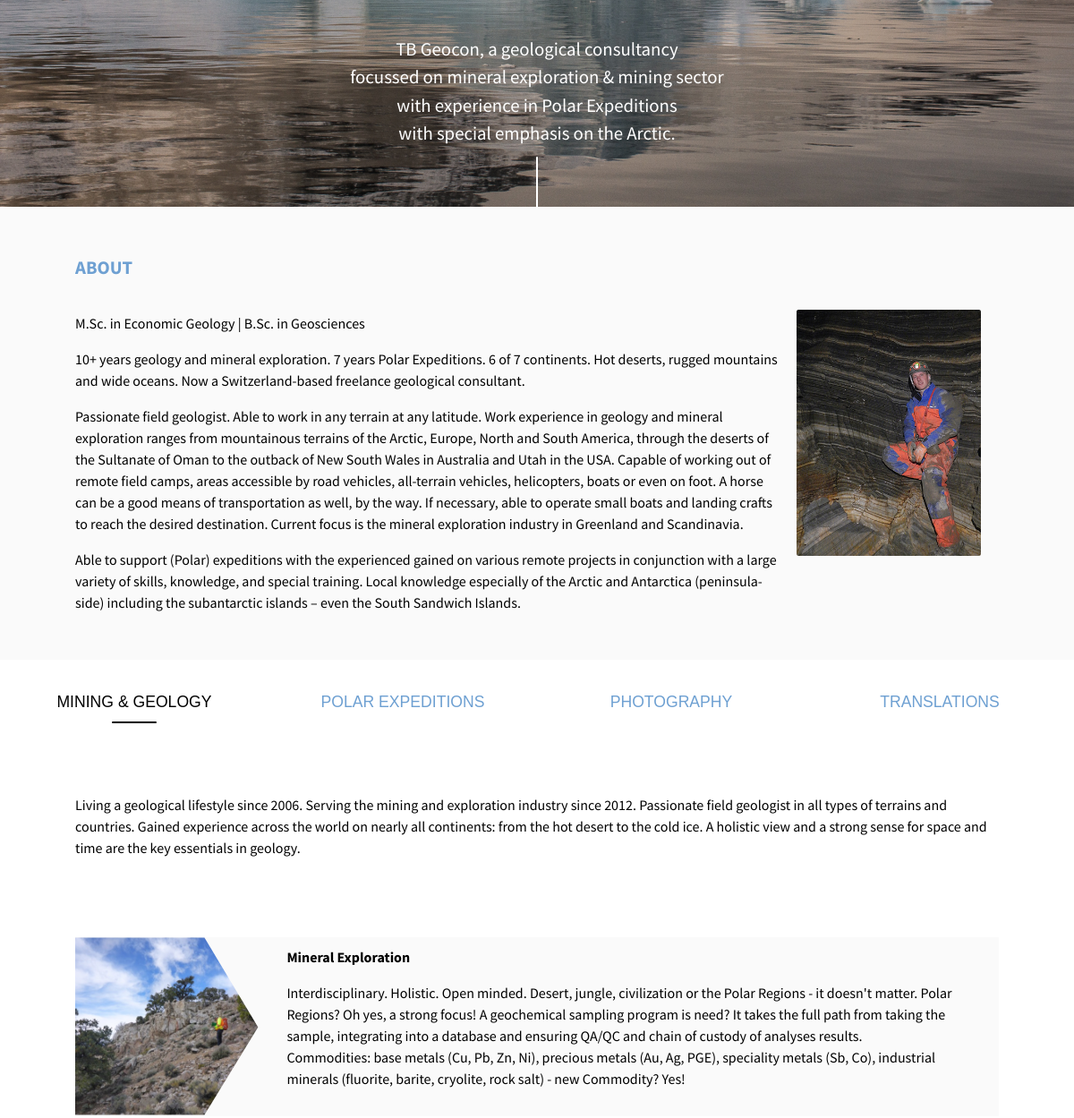
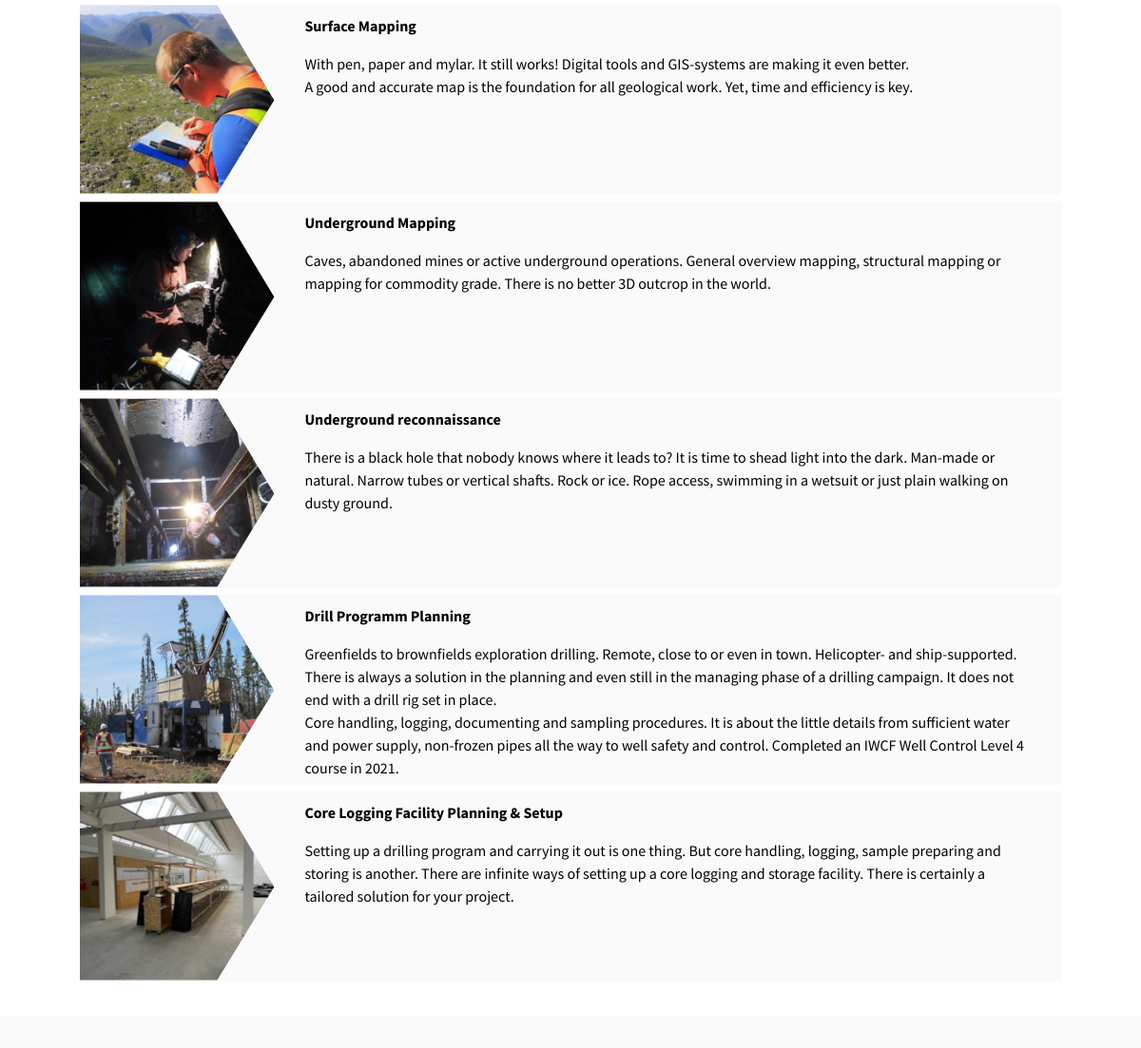
Before: / (middle part) with the older database file (2 pictures, top to bottom).
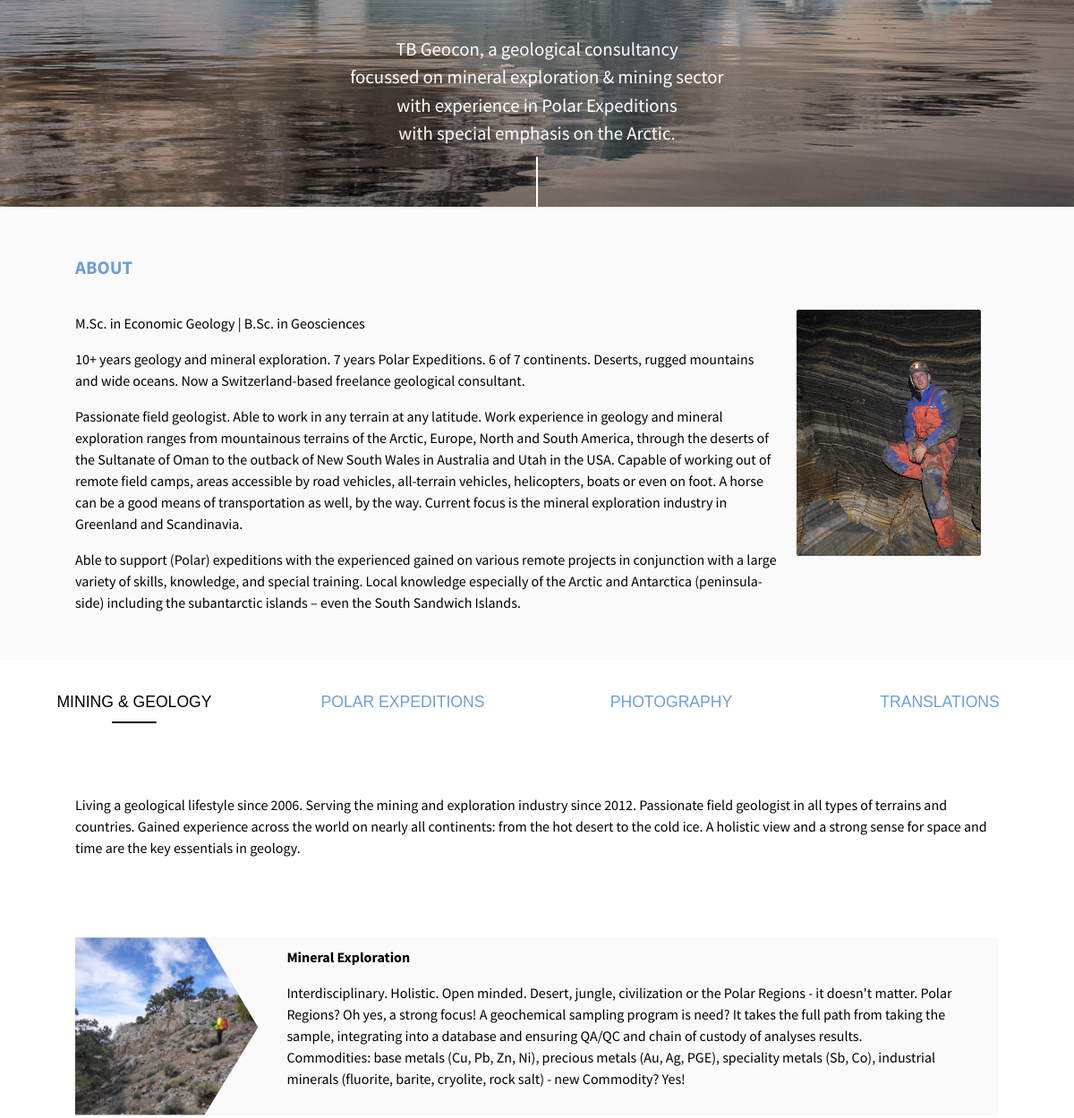
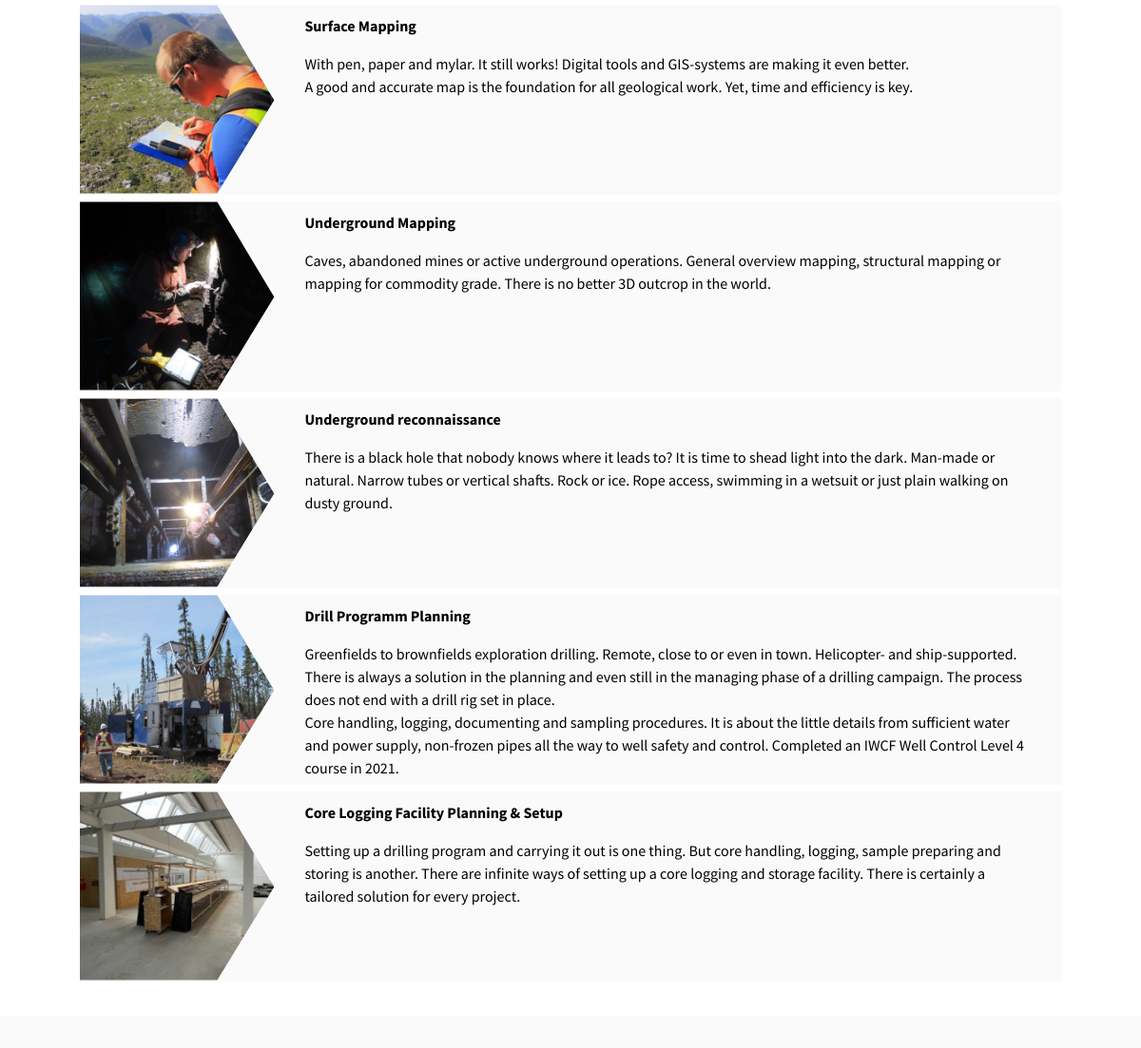
After: the same page with the newer database file (2 pictures, top to bottom).
### main/models.py (models this page shows, shortened)
class Section(models.Model):
    MAIN_SECTIONS = [
        ("about", "About"),
        ("mining", "Mining & Geology"),
        ("polar", "Polar Expeditions"),
        ("photo", "Photography"),
        ("translations", "Translations"),
        ("contact", "Contact"),
        ("impressum", "Impressum"),
        ("legal", "Data Protection"),
    ]
    title = models.CharField(choices = MAIN_SECTIONS, max_length=50)
    title_de = models.CharField(max_length=50, blank=True)
    img = models.ImageField(upload_to='uploads', blank=True, null=True)
    img_alt = models.CharField(max_length=50, blank=True, null=True)
    text = models.TextField()
    text_de = models.TextField(blank=True)
    sub_sections = models.ManyToManyField(Sub_Section, blank=True)
    logos = models.ManyToManyField(Logo, blank=True)

class Sub_Section(models.Model):
    title = models.CharField(max_length=50)
    title_de = models.CharField(max_length=50, blank=True)
    img = models.ImageField(upload_to='uploads')
    img_alt = models.CharField(max_length=50)
    text = models.TextField()
    text_de = models.TextField(blank=True)
    class Meta:
        verbose_name = "Sub section"
        verbose_name_plural = "Sub sections"

### main/views.py (the view)
# urls.py: 2. Add a URL to urlpatterns:  path('', views.home, name='home')
def home (request):
    sections = []
    about = Section.objects.get(title = 'about')
    mining = Section.objects.get(title = 'mining')
    polar = Section.objects.get(title = 'polar')
    photo = Section.objects.get(title = 'photo')
    translations = Section.objects.get(title = 'translations')
    contact = Section.objects.get(title = 'contact')
    impressum = Section.objects.get(title = 'impressum')
    legal = Section.objects.get(title = 'legal')
    sections.append(mining)
    sections.append(polar)
    sections.append(photo)
    sections.append(translations)
    submitted = False
    if request.method == 'POST':
        form = ContactForm(request.POST)
        form_de = ContactForm_de(request.POST)
        if form.is_valid() or form_de.is_valid():
            cd = form.cleaned_data
            subject, from_email, to = 'TB Geocon Kontaktformular Nachricht', settings.EMAIL_HOST_USER, 'info@tbgeocon.com'
            html_content = render_to_string('email.html', {'salutation':cd['salutation'], 'prename': cd['prename'], 'name': cd['name'], 'email':cd['email'], 'message':cd['message']})
            text_content = render_to_string('email.txt', {'salutation':cd['salutation'], 'prename': cd['prename'], 'name': cd['name'], 'email':cd['email'], 'message':cd['message']})
            msg = EmailMultiAlternatives(subject, text_content, from_email, [to])
            msg.attach_alternative(html_content, "text/html")
            msg.send()
            return HttpResponseRedirect('?submitted=True')
    else:
        form = ContactForm()
        form_de = ContactForm_de()
        if 'submitted' in request.GET:
            submitted = True
    return render (request,'home.html', {'about': about, 'mining': mining,'polar': polar,'photo': photo,'translations': translations,'contact': contact, 'sections': sections, 'form_de': form_de, 'form': form, 'submitted': submitted, 'impressum': impressum, 'legal': legal})

### main/templatetags/markdown_extras.py (called while the page is built)
@register.filter()
@stringfilter
def convert_markdown(value):
    return markdown.markdown(value)

### main/templates/home.html (shortened to what this page needs)
{% extends 'page.html' %}
{% load i18n %}
{% load markdown_extras %}
{% block content %}
<div class="hero">
    <img src="../../media/public/hero.jpg" alt="Start picture of a massive iceberg in Greenland">
    <div class="hero-content">
        {% if LANGUAGE_CODE == 'de' %}
            <span>
            TB Geocon, eine geologische Beratungsfirma</br>
            mit Fokus auf Rohstofferkundung & Bergbau</br>
            mit Erfahrung in Polarexpeditionen</br>
            insbesondere in der Arktis.
            </span>
        {% else %}
            <span>
            TB Geocon, a geological consultancy</br>
            focussed on mineral exploration & mining sector</br>
            with experience in Polar Expeditions</br>
            with special emphasis on the Arctic.
            </span>
        {% endif %}
        <div class="line"></div>
    </div>
</div>
<div id="about" class="about">
    {% if LANGUAGE_CODE == 'de' and about.title_de %}
        <h2>{{ about.title_de }}</h2>
    {% else %}
        <h2>{{ about.get_title_display }}</h2>
    {% endif %}
    <div class="about-content">
        {% if LANGUAGE_CODE == 'de' and about.text_de %}
            <div>{{ about.text_de | convert_markdown | safe }}</div>
        {% else %}
            <div>{{ about.text | convert_markdown | safe }}</div>
        {% endif %}
        {% if about.img %}
        <img src="{{ about.img.url }}" alt="{{ about.img_alt }}">
        {% endif %}
    </div>
</div>
<div id="services" class="tabs">
    <div class="tabs-ul">
        {% for section in sections %}
            {% if LANGUAGE_CODE == 'de' and section.title_de %}
                <button class="tab" id="{{ section.title }}" onclick="openTap('{{ section.title }}')">{{section.title_de}}</button>
            {% else %}
                <button class="tab" id="{{ section.title }}" onclick="openTap('{{ section.title }}')">{{section.get_title_display}}</button>
            {% endif %}
        {% endfor %}
    </div>
    <div id="slider" class="slider"><div class="indicator left-50"></div></div>
</div>
<div class="services">
    {% for section in sections %}
            <section id="section_{{ section.title }}" class="section">
            <div class="section-content">
                {% if LANGUAGE_CODE == 'de' and section.text_de %}
                <div class="service-intro-text">{{section.text_de | convert_markdown | safe}}</div>
                {% else %}
                <div class="service-intro-text">{{section.text | convert_markdown | safe}}</div>
                {% endif %}
            </div>
            {% for sub_section in section.sub_sections.all %}
            <div class="clip-container-right-arrow">
                <img class="clipping-box-right-arrow" src="{{sub_section.img.url}}" alt="{{sub_section.img_alt}}">
                <div class="clip-container-text">
                    {% if LANGUAGE_CODE == 'de' and section.title_de %}
                        <h4>{{ sub_section.title_de }}</h4>
                    {% else %}
                        <h4>{{ sub_section.title }}</h4>
                    {% endif %}
                    {% if LANGUAGE_CODE == 'de' and sub_section.text_de %}
                        <span>{{ sub_section.text_de | convert_markdown | safe }}</span>
                    {% else %}
                        <span>{{ sub_section.text | convert_markdown | safe }}</span>
                     {% endif %}
                </div>
            </div>
            {% endfor %}
        </section>
    {% endfor %}
</div>
    <div class="contact-block">
    </div>
{% endblock %}

### main/templates/page.html (shortened to what this page needs)
{% load markdown_extras %}
{% load i18n %}
<!DOCTYPE html>
<html lang="en">
<head>
    <link rel="stylesheet" href="../static/style/header.css">
    <link rel="stylesheet" href="../static/style/generalstyle.css">
    <link rel="stylesheet" href="../static/style/about.css">
    <link rel="stylesheet" href="../static/style/services.css">
    <link rel="stylesheet" href="../static/style/projects.css">
    <link rel="stylesheet" href="../static/style/contact.css">
    <link rel="stylesheet" href="../static/style/footer.css">
</head>
<body id="body" onload="init()">
    {% get_current_language as LANGUAGE_CODE %}
<main>
    {% block content %}
    {% endblock %}
</main>
<div class="container-top">
</div>
</body>
</html>

### main/static/style/header.css (style rules this page uses)
:root { --header-height: 80px; }

### main/static/style/generalstyle.css (style rules this page uses)
:root { --bg-light-grey: rgb(250,250,250); }
html { scroll-behavior: smooth; scroll-padding: 8%; }
body { margin: 0; font-family: 'Nanum', 'Source Sans Pro', Arial, Helvetica, sans-serif; font-size: 1.0em; line-height: 1.5; display: grid; grid-template-columns: auto 0px; max-width: 100%; overflow-x: hidden; }
.container-top { --offset: 100px; --fade: 120px; display: flex; width: 50px; margin-top: 110vh; margin-bottom: 10px; justify-self: end; justify-content: flex-end; align-items: flex-end; --webkit-mask: linear-gradient(#000 calc(100vh + var(--offset)),#000 calc(100vh + var(--offset) + var(--fade))); }
h2 { font-size: 1.3em; text-transform: uppercase; color: #6EA0D2; }
.hero { position: relative; width: 100%; height: calc(100vh - 80px); margin-top: 80px; }
.hero img { width: 100%; height: 100%; object-fit: cover; object-position: center; }
.hero-content { position: absolute; bottom: 0; color: white; width: 100%; display: flex; flex-direction: column; align-items: center; text-align: center; font-size: 1.3em; gap: 10px; }
.line { width: 2px; height: 7vh; background-color: white; border-radius: 1px 1px 0 0; }

### main/static/style/about.css (style rules this page uses)
.about { width: 100%; box-sizing: border-box; padding: 3% 7%; background-color: rgb(250, 250, 250); }
.about-content { color: black; display: flex; width: 100%; }
.about img { float: right; height: 275px; border-radius: 1%; margin: 0.83em 20px; object-fit: cover; }

### main/static/style/services.css (style rules this page uses)
.services { padding: 0% 7% 3% 7%; display: flex; gap: 10px; }
.service-intro-text { padding: 3% 0; }
.section-content { display: flex; padding: 2% 0 1% 0; }
.tabs { left: 50%; transform: translateX(-50%); -webkit-transform: translateX(-50%); position: relative; background: white; padding: 3% 0 1% 0; width: 100%; }
.tabs-ul { display: -webkit-box; display: flex; align-items: flex-end; margin-bottom: 10px; justify-content: space-between; -webkit-box-orient: horizontal; -webkit-box-direction: normal; -webkit-box-pack: justify; -webkit-box-align: end; }
.tabs-ul button { font-size: 1.1em; background-color: unset; border: none; color: #6EA0D2; text-transform: uppercase; box-sizing: border-box; -webkit-box-flex: 1; flex: 1; text-align: center; -webkit-transition: all 0.3s ease-in-out; transition: all 0.3s ease-in-out; text-overflow: ellipsis; cursor: pointer; -webkit-transition: all 0.2s ease-in-out; transition: all 0.2s ease-in-out; white-space: nowrap; }
.tabs .slider { position: relative; width: 25%; -webkit-transition: all 0.33s cubic-bezier(0.38, 0.8, 0.32, 1.07); transition: all 0.33s cubic-bezier(0.38, 0.8, 0.32, 1.07); }
.tabs .slider .indicator { position: relative; width: 50px; max-width: 100%; margin: 0 auto; height: 2px; background: black; border-radius: 1px; }
.slider-one { -webkit-transform: translateX(0%); transform: translateX(0%); }
.services section { display: none; -webkit-animation-name: content; animation-name: content; -webkit-animation-direction: normal; animation-direction: normal; -webkit-animation-duration: 0.3s; animation-duration: 0.3s; -webkit-animation-timing-function: ease-in-out; animation-timing-function: ease-in-out; -webkit-animation-iteration-count: 1; animation-iteration-count: 1; line-height: 1.5; }
.tabs-ul .checked { cursor: default; color: black; }
.clip-container-right-arrow { width: 100%; height: 200px; display: grid; grid-template-columns: 20% auto; margin-top: 7px; gap: 30px; background-color: rgb(250, 250, 250); box-sizing: border-box; }
.clip-container-text { display: flex; flex-direction: column; padding-right: 30px; height: 100%; }
.clip-container-text h4 { margin-block-start: 10px; margin-block-end: 0; }
.clip-container-right-arrow img { width: 100%; height: 100%; max-height: 200px; object-fit: cover; }
.clipping-box-right-arrow { width: 100%; background-color: rgb(250, 250, 250); -webkit-clip-path: polygon(0% 0%, 70% 0%, 99% 50%, 70% 99%, 0% 99%); clip-path: polygon(0% 0%, 70% 0%, 99% 50%, 70% 99%, 0% 99%); }

### main/static/style/contact.css (style rules this page uses)
.contact-block { margin-right: 0; margin-left: 0; display: grid; grid-template-columns: 70% auto; box-sizing: border-box; background-color: var(--bg-light-grey); padding: 3% 7% 3% 7%; }

Changed rows visible on the page:
changed Section "ABOUT": text|convert_markdown "…6 of 7 continents. Hot deserts, rugged mountains and wide oceans. Now a Switzerland-based freelance geological consultant. Passionate field geologist. Able to work in any terrain at any latitude. Work experience in geology and mineral exploration ranges from mountainous terrains of the Arctic, Europe, North and South America, through the deserts of the Sultanate of Oman to the outback of New South Wales in Australia and Utah in the USA. Capable of working out of remote field camps, areas accessible by road vehicles, all-terrain vehicles, helicopters, boats or even on foot. A horse can be a good means of transportation as well, by the way. If necessary, able to operate small boats and…" → "…6 of 7 continents. Deserts, rugged mountains and wide oceans. Now a Switzerland-based freelance geological consultant. Passionate field geologist. Able to work in any terrain at any latitude. Work experience in geology and mineral exploration ranges from mountainous terrains of the Arctic, Europe, North and South America, through the deserts of the Sultanate of Oman to the outback of New South Wales in Australia and Utah in the USA. Capable of working out of remote field camps, areas accessible by road vehicles, all-terrain vehicles, helicopters, boats or even on foot. A horse can be a good means of transportation as well, by the way. Current focus is the…"
changed Sub_Section "Drill Programm Planning": text|convert_markdown "…of a drilling campaign. It does not end with…" → "…of a drilling campaign. The process does not end with…"
changed Sub_Section "Core Logging Facility Planning & Setup": text|convert_markdown "…a tailored solution for your project." → "…a tailored solution for every project."
